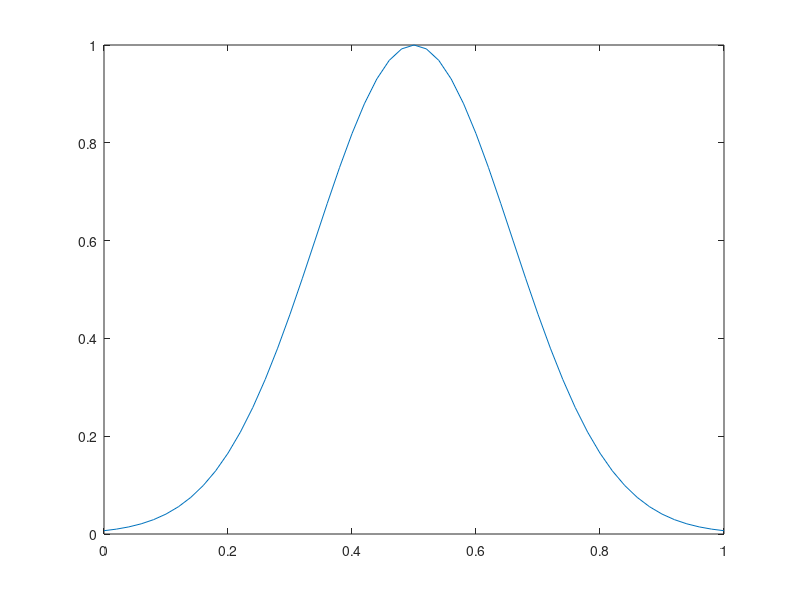
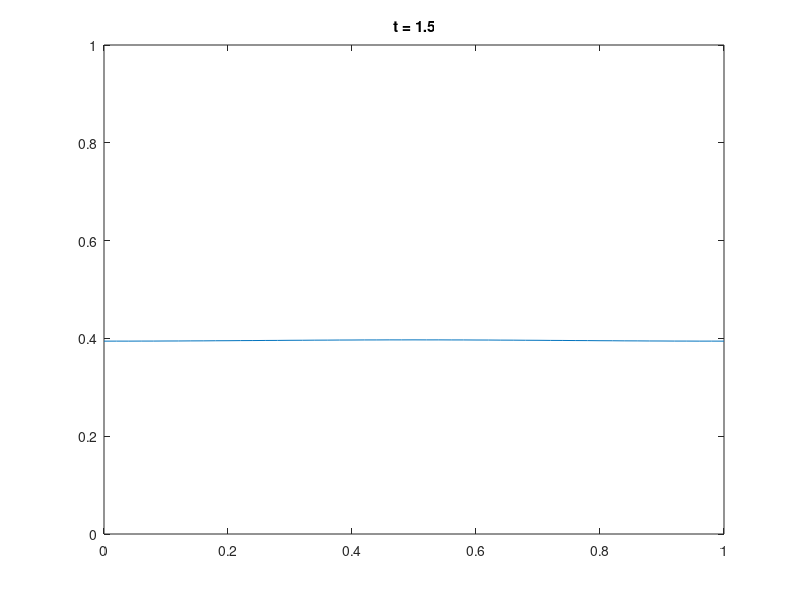

MATLAB code for these plots, in order:
%% Main parameters
D = .1;
L = 1;
T = 1.5;

Nx = 50;
nu = .5; % nu = D * tau / h^2

%% Secondary parameters
x = linspace(0, L, Nx + 1);
h = x(2) - x(1);

tau = nu * h^2 / D;
Nt = ceil(T/tau) + 1;

u_0 = exp(-(x - .5).^2 ./ .05);

figure(1)
plot(x, u_0)

%% Transition matrices
U_now = (1-2*nu)*eye(Nx) + ...
    diag(nu * ones(Nx-1, 1), 1) + ...
    diag(nu * ones(Nx-1, 1),-1);

%% Periodic border condition
U_now(1, end) = nu;
U_now(end, 1) = nu;

%% Integration
U = zeros(Nt, Nx);
U(1, :) = u_0(1 : end-1);

for k = 2 : Nt
    U(k, :) = U_now * U(k - 1, :).';
end
U = [U, U(:, 1)];

%% Visualisation
figure(2)

for k = [1 : floor(Nt/100) : Nt, Nt]
    plot(x, U(k, :));
    axis([0 L 0 1]);
    title(['t = ', num2str((k-1)*tau)]);
    drawnow;
end
